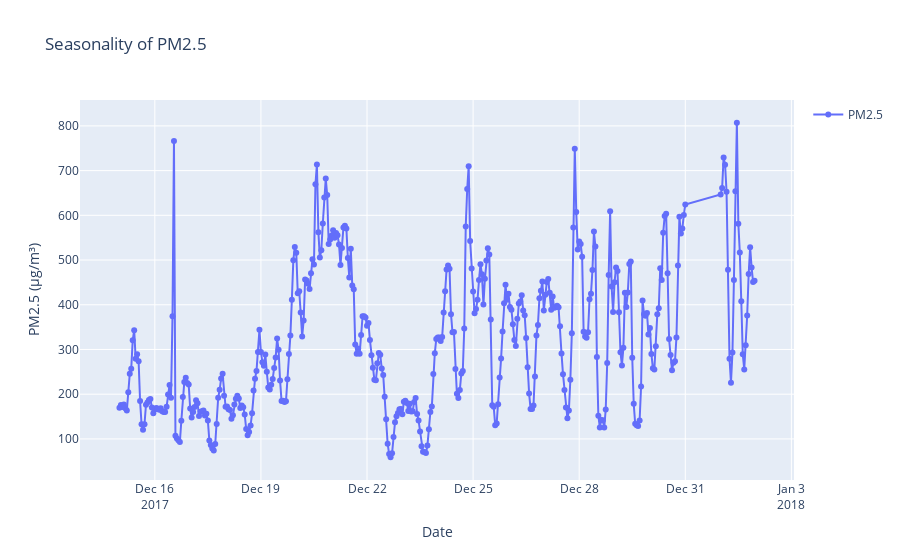

The notebook cell this image was saved under:
### Code cell
# Define a function to update the plot based on selected date range
def update_plot(start_date, end_date):
    pm25_range = df.loc[start_date:end_date, 'PM2.5']

    fig = make_subplots(rows=1, cols=1)
    fig.add_trace(go.Scatter(x=pm25_range.index, y=pm25_range, mode='lines+markers', name='PM2.5'),
                  row=1, col=1)

    fig.update_layout(title='Seasonality of PM2.5',
                      xaxis_title='Date',
                      yaxis_title='PM2.5 (µg/m³)',
                      showlegend=True)

    fig.show()

# Initialize the plot with the entire dfset
update_plot('2017-12-15', '2018-1-1')

### Figure 1 — Plotly figure (JSON) as saved in the notebook; plotly's stock layout.template omitted (floating-point values rounded to 4 significant figures; data arrays with more than 128 entries replaced by an {"elided": "..."} marker saying what was removed)
{"data": [{"mode": "lines+markers", "name": "PM2.5", "type": "scatter", "x": {"elided": "409 str values"}, "xaxis": "x", "y": {"elided": "409 float values"}, "yaxis": "y"}], "layout": {"showlegend": true, "title": {"text": "Seasonality of PM2.5"}, "xaxis": {"anchor": "y", "domain": [0, 1], "title": {"text": "Date"}}, "yaxis": {"anchor": "x", "domain": [0, 1], "title": {"text": "PM2.5 (µg/m³)"}}}}
